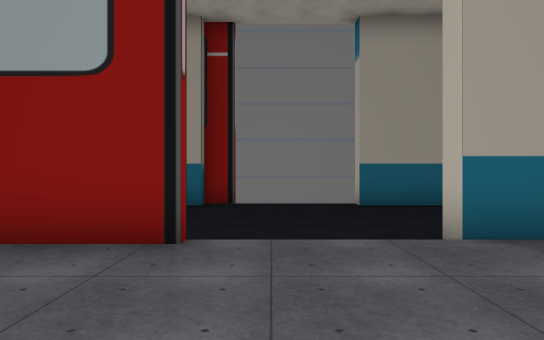
view 1 (above)

24 first-person views from a walk through a 3-D level made in the Unity game engine. The camera is 1.5 m above the floor, looks level and sees 70° across. The floor is counted in squares, 2 m on a side. Each view is taken from the middle of a square. On the plan, view 1 faces up. The plan holds only what a view shows up to about 12 squares ahead; the rest is blank. The place goes on beyond the plan. The player character is not drawn. Some surface patterns are stand-ins.

view 2
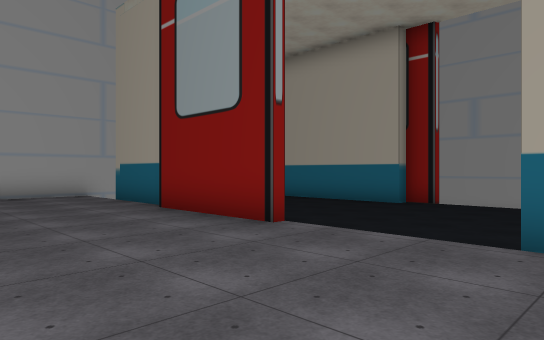

view 3
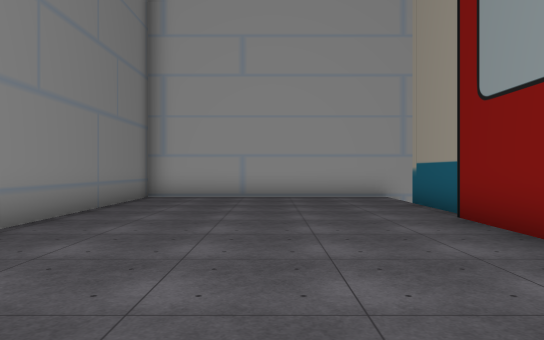

view 4
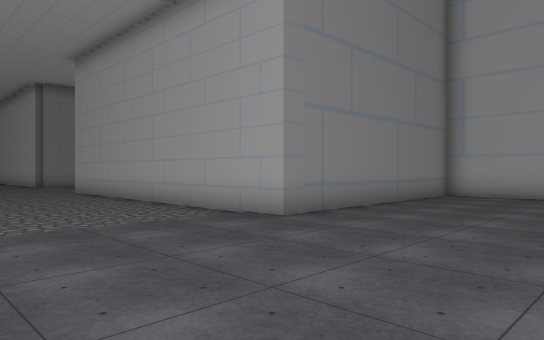

view 5
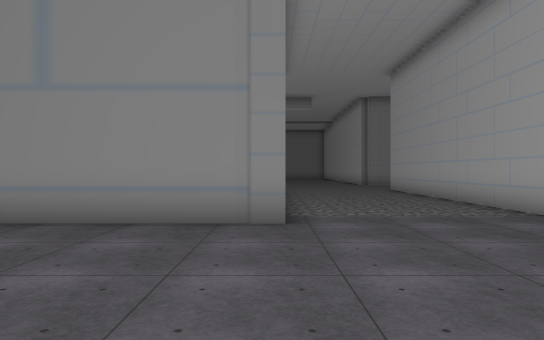

view 6
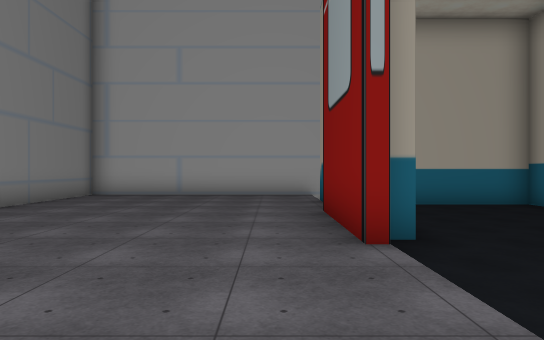

view 7
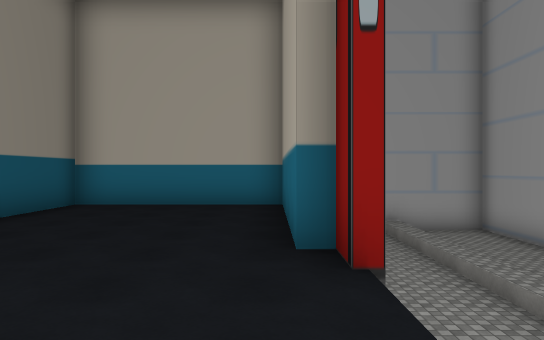

view 8
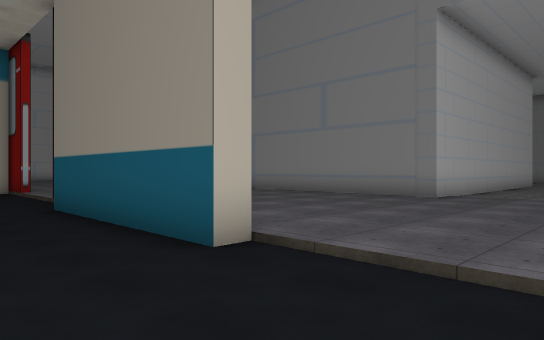

view 9
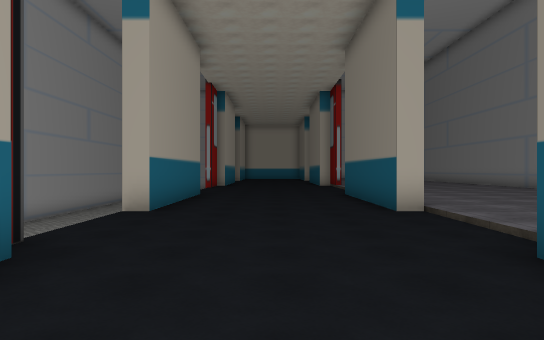

view 10
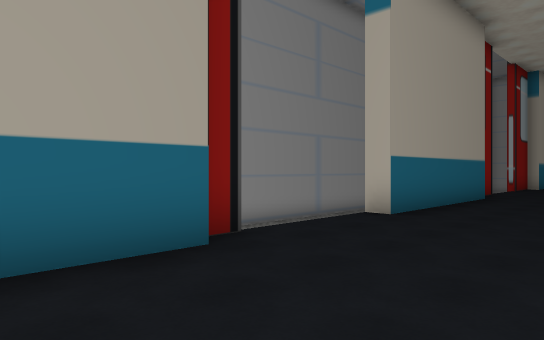

view 11
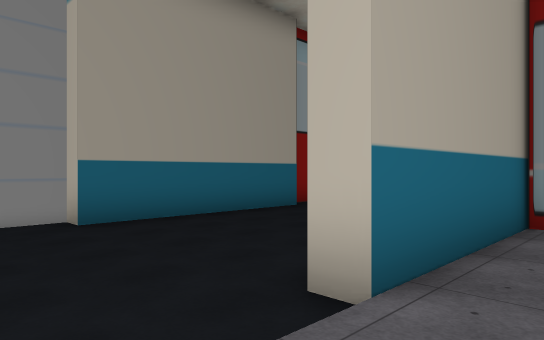

view 12
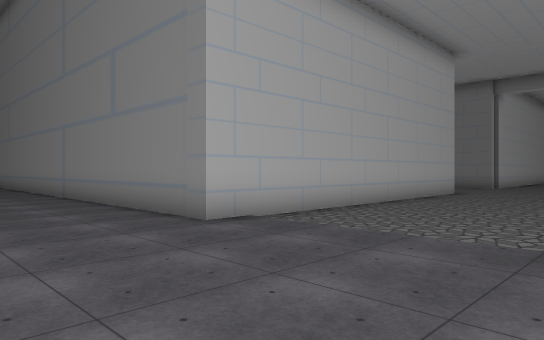

view 13
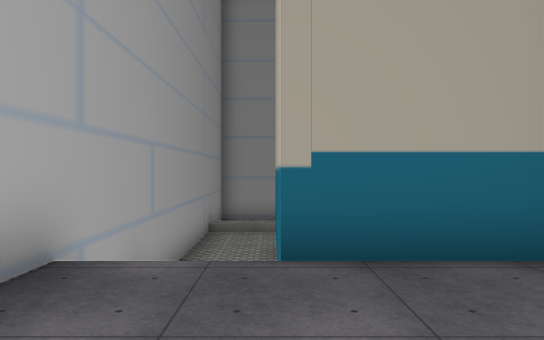

view 14
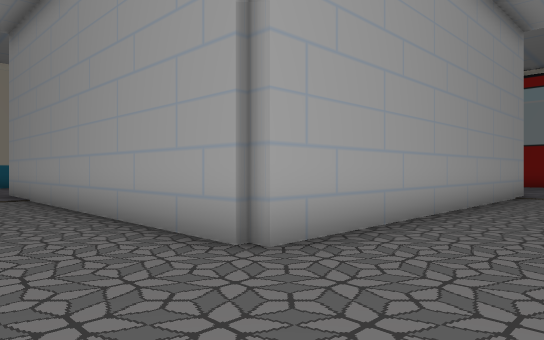

view 15
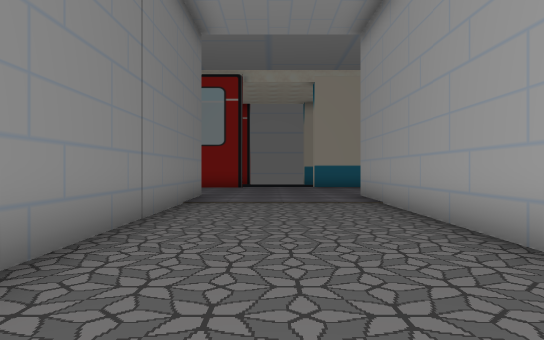

view 16
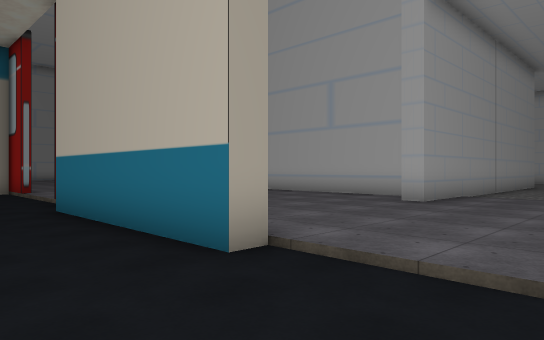

view 17
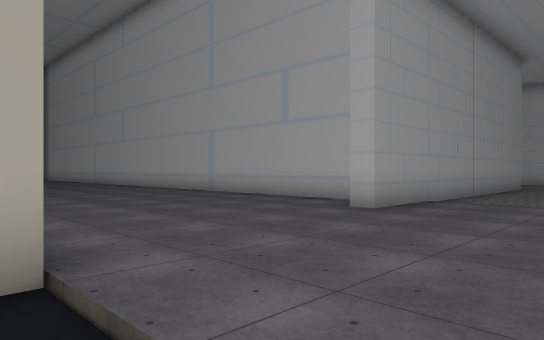

view 18
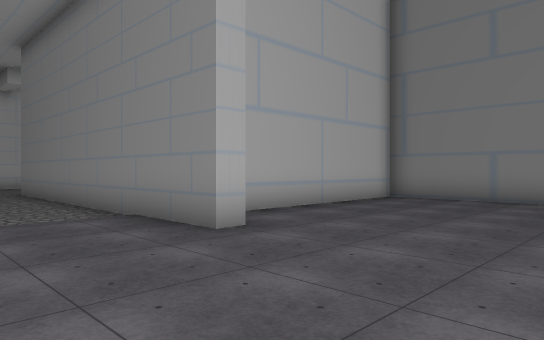

view 19
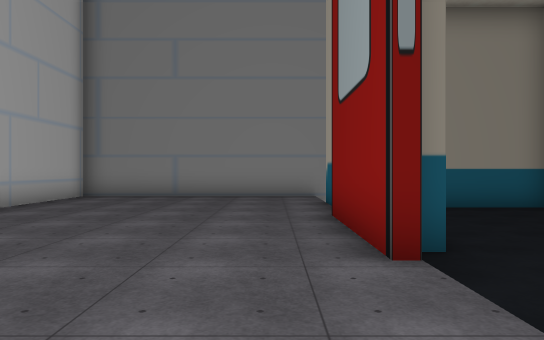

view 20
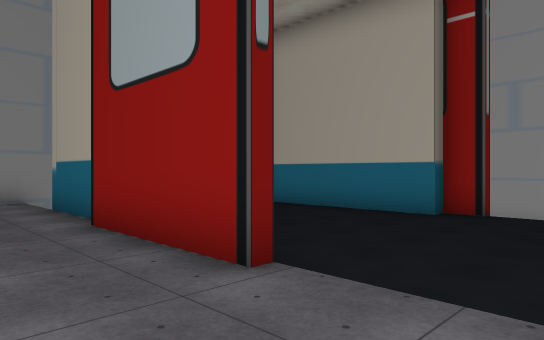

view 21
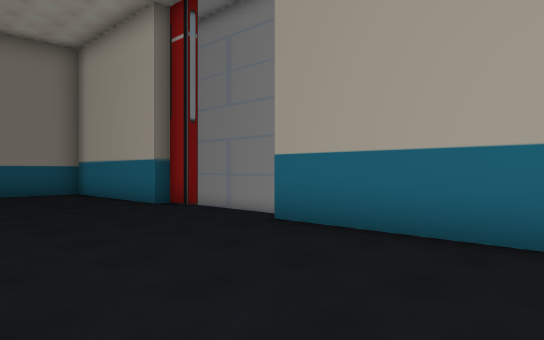

view 22
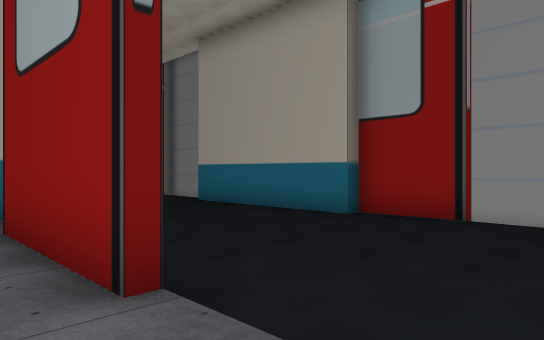

view 23
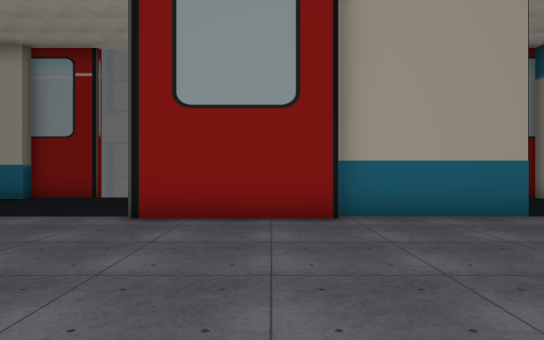

view 24
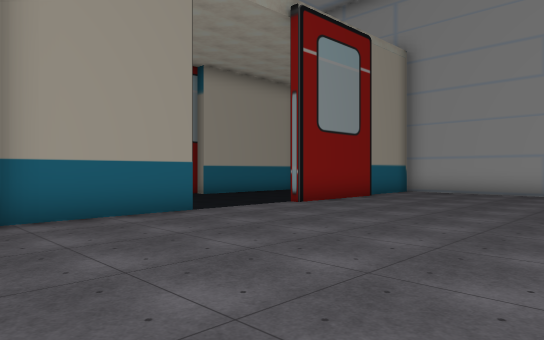

### Floor plan
Key: @ floor where view 1 was taken; # wall or solid block; x gap in a wall; . main floor; - floor 0.25 m lower than the main floor; / step, stairs or slope; v drop or lower ground.
Columns run from 23 left of view 1 to 7 right of it. Each row starts with its distance up from view 1.
 14               #vvvv       vv vv
 13               #vvvvv
 12         ###   #vvvvvvv    vvvvv
 11        ....   #vvvvvvv
 10       #....   #vv#####xvvv#####
  9       #....   #v#--------------
  8       #....   # #--------------
  7 #- ---#.....  # #--------------
  6  -----#.....  # #--------------
  5    ---......  # ####------####-
  4     --......  #....####///...##
  3       #.....  #...............
  2       #...... #................
  1       #...... #................
  0       #.....  #........@.......
 -1       #.... . #................
 -2       #....   #................
 -3      -#....   ########....#####
 -4    ---.....          #....#
 -5 v-----......         #....#
 -6 v-----.......#       #....#
 -7 #-----#......#       #....#
 -8 #-----#......#       #....#
 -9 #-----#......#       #....#
-10 #-----#......#       #....#
-11 #-----#......#       #....#
-12 #-----#.....##########....
-13 x-----#..................
-14 v-----..................
-15 v-----................. .
-16 v-----...............
-17 #-----#.....##########
-18 #-----#......#
-19 #---- #......#
-20 #---- #......#
-21 #---  #......#
-22  ###  #......#
-23       .......#
-24      #########

Positions as (right, up) in squares from view 1, and headings:
1: (0, 0), facing up
2: (3, 0), facing up-left
3: (2, 1), facing left
4: (3, 2), facing down-left
5: (3, 3), facing down
6: (3, 3), facing left
7: (2, 9), facing left
8: (-1, 7), facing down-right
9: (-5, 7), facing right
10: (-4, 6), facing up-right
11: (0, 3), facing up-right
12: (-2, 1), facing down-right
13: (-7, 1), facing up
14: (1, -15), facing up-left
15: (-1, -15), facing left
16: (-20, -16), facing up-right
17: (-18, -16), facing up-right
18: (-16, -14), facing down-right
19: (-16, -13), facing down
20: (-15, -14), facing down-left
21: (-18, -9), facing down-left
22: (-16, -4), facing down-left
23: (-11, -1), facing left
24: (-11, -1), facing up-left
